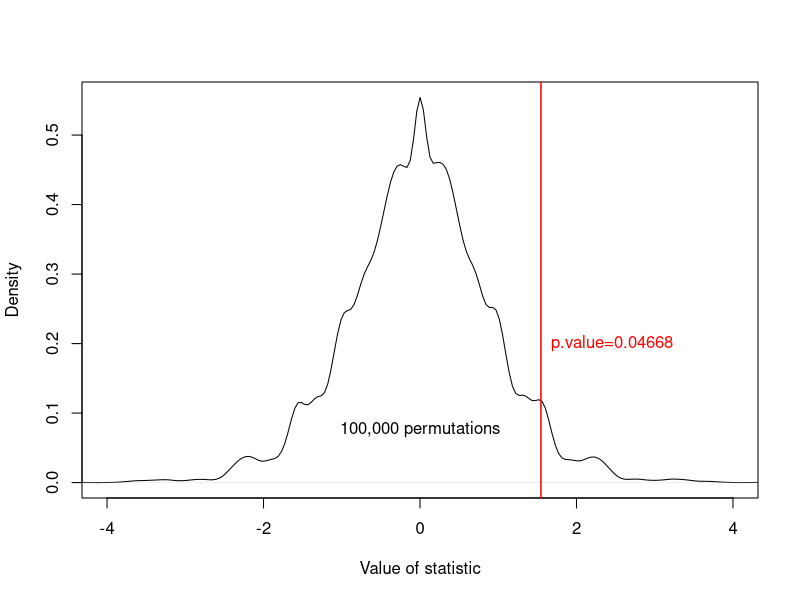

Generate this figure with R:
a=read.table('data.txt',header=T,row.names=1,sep='\t')
b=a[which(!is.na(a[,1]*a[,2])),]
tmp=t.test(b[,2],b[,1],paired=T)
true_stat=tmp$statistic

c=c(b[,1],b[,2])
c=c[which(!is.na(c))]

END=100000
stat_list=c()

set.seed(12345)
i=1
while(i<=END){
  d1=sample(c,5)
  d2=sample(c,5) 
  this_stat=t.test(d2,d1,paired=T)$statistic
  stat_list=c(stat_list,this_stat)  
  if(i%%100==1){print(i)}
i=i+1}

stat_list=stat_list[which(!is.na(stat_list))]

PV=length(which(stat_list>true_stat))/length(stat_list)

save.image(file='data.RData')
#PV=0.0466828

pdf('permutation_test.pdf',width=7,height=7)
plot(density(stat_list),main='',xlab='Value of statistic',xlim=c(-4,4))
abline(v=true_stat,lwd=1.5,col='red')
text(true_stat,0.2,'p.value=0.04668',pos=4,col='red')
text(0,0.1,'100,000 permutations',pos=1,col='black')
dev.off()
